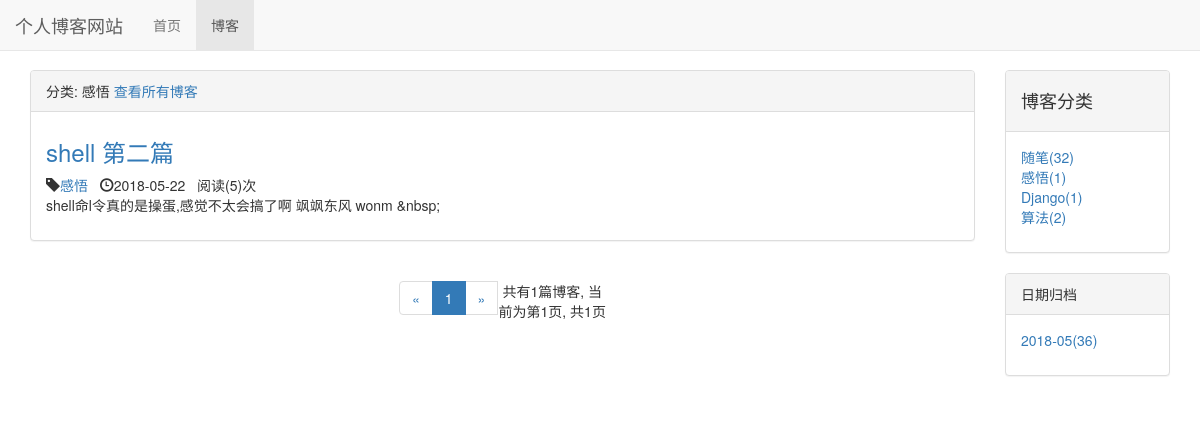
Page /blog/type/2 on the committed database.
### blog/models.py (models this page shows, shortened)
class BlogType(models.Model):
    type_name = models.CharField(max_length=15)
    def __str__(self):
        return self.type_name

class Blog(models.Model):
    title = models.CharField(max_length=40)
    content = RichTextUploadingField()
    blog_type = models.ForeignKey(BlogType,on_delete=models.DO_NOTHING)
    author = models.ForeignKey(User,on_delete=models.DO_NOTHING)
    created_time = models.DateTimeField(auto_now_add=True)
    last_updated_time = models.DateTimeField(auto_now=True)
    def read_num(self):
        return self.readnum.read_num
    class Meta:
        ordering =['-created_time']

class ReadNum(models.Model):
    read_num = models.IntegerField(default=0)
    blog = models.OneToOneField(Blog, on_delete=models.DO_NOTHING)

### blog/views.py (the view)
# urls.py: path('type/<int:blog_type_pk>',views.blogs_with_type,name="blogs_with_type"),   #博客类型
def blogs_with_type(request , blog_type_pk):
    blog_type = get_object_or_404(BlogType,pk=blog_type_pk)
    blogs_all_list = Blog.objects.filter(blog_type=blog_type)
    context = blog_list_common_data(request, blogs_all_list)
    context['blog_type'] = blog_type
    return  render_to_response('blog/blogs_with_type.html', context)

### blog/templates/blog/blogs_with_type.html (shortened to what this page needs)
{% extends 'blog/blog_list.html' %}
{% block blog_list_title %}
    分类: {{ blog_type.type_name }}
       <a href="{% url 'blog_list' %}">查看所有博客</a>
{% endblock %}

### blog/templates/blog/blog_list.html (shortened to what this page needs)
{% extends  'base.html' %}
{% block  nav_blog_active%}active{% endblock %}
{% load staticfiles %}
{% block header_extends %}
    <link rel="stylesheet" href="{% static 'blog/blog.css' %}">
{% endblock %}
{% block content%}
    <div class="container">
        <div class="row">
            <div class=" col-xs-12 col-sm-8 col-md-9 col-lg-10">
                <div class="panel panel-default">
                    <div class="panel-heading"> {% block blog_list_title %}{% endblock %}
                    </div>
                    <div class="panel-body">
                        {% for blog in blogs %}
                            <div class="blog">
                                 <h3><a href="{% url 'blog_detail' blog.pk %}">{{ blog.title }}</a></h3>
                                <p class="blog-info">
                                    <span class="glyphicon glyphicon-tag"></span><a href="{%  url 'blogs_with_type' blog.blog_type.pk %}">{{ blog.blog_type }}</a>&nbsp;&nbsp;
                                    <span class="glyphicon glyphicon-time"></span>{{ blog.created_time|date:"Y-m-d " }}&nbsp;&nbsp;阅读({{ blog.read_num }})次
                                </p>
                                 <p>{{ blog.content|striptags|truncatechars:120 }}</p>
                            </div>
                        {% empty %}
                            <div class="blog">
                                <h3>暂无博客,敬请期待</h3>
                            </div>
                        {% endfor %}
                    </div>
                </div>
                <div class="paginator">
                      <ul class="pagination">
                            <li>
                                {% if page_of_blogs.has_previous %}
                                    <a href="?page={{ page_of_blogs.previous_page_number }}" aria-label="Previous">
                                       <span aria-hidden="true">&laquo;</span>
                                    </a>
                                {% else %}
                                    <span aria-hidden="true">&laquo;</span>
                                {% endif %}
                            </li>
                                 {% for page_num in page_range%}
                                     {% if  page_num == page_of_blogs.number%}
                                         <li class="active"><span>{{ page_num }}</span></li>
                                     {% else %}
                                         {% if page_num == '...'%}
                                            <li ><span>{{ page_num }}</span></li>
                                         {% else %}
                                              <li><a href="?page={{ page_num }}">{{ page_num }}</a></li>
                                         {% endif %}
                                     {% endif %}
                                 {% endfor %}
                            <li>
                                {% if page_of_blogs.has_next %}
                                  <a href="?page={{ page_of_blogs.next_page_number }}" aria-label="Next">
                                    <span aria-hidden="true">&raquo;</span>
                                  </a>
                                {% else %}
                                    <span aria-hidden="true">&raquo;</span>
                                {% endif %}
                            </li>
                             <p>
                                 共有{{ page_of_blogs.paginator.count}}篇博客,
                                 当前为第{{ page_of_blogs.number }}页,
                                 共{{ page_of_blogs.paginator.num_pages }}页
                             </p>
                      </ul>
                </div>
            </div>
            <div class=" hidden-xs col-sm-4 col-md-3 col-lg-2">
                <div class="panel panel-default">
                    <div class="panel-heading">
                        <h4>博客分类</h4>
                    </div>
                    <div class="panel-body">
                        <ul  class="blog-types" >
                             {% for blogtype in blog_types %}
                                 <li><a href="{%  url 'blogs_with_type' blogtype.pk %}">{{ blogtype.type_name }}({{ blogtype.blog_count }})</a></li>
                                {% empty %}
                                 <li>暂无分类</li>
                             {% endfor %}
                        </ul>
                    </div>
                </div>
                <div class="panel panel-default">
                    <div class="panel-heading">日期归档</div>
                    <div class="panel-body">
                        <ul  >
                            {% for blog_date,blog_count in blog_dates.items %}
                                <li>
                                    <a href="{% url 'blogs_with_date' blog_date.year blog_date.month %}">
                                        {{ blog_date|date:'Y-m' }}({{ blog_count }})
                                    </a>
                                </li>
                            {% endfor %}
                        </ul>
                    </div>
                </div>
            </div>
        </div>
    </div>
{% endblock %}

### templates/static/base.css (style rules this page uses)
* { margin: 0; padding: 0; }
ul { list-style-type: none; }

### blog/static/blog/blog.css (style rules this page uses)
ul.blog-types { list-style-type: none; }
div.blog h3 { margin-top: 0.5em; }
div.blog p.blog-info { margin-bottom: 0; }
div.paginator { text-align:center; }

### rows in the picture
BlogType: type_name "感悟", blog_count "1"
Blog: title "shell 第二篇", blog_type "感悟", created_time "2018-05-22", read_num "5", content "shell命l令真的是操蛋,感觉不太会搞了啊 飒飒东风 wonm &nbsp;"
BlogType: type_name "随笔", blog_count "32"
BlogType: type_name "Django", blog_count "1"
BlogType: type_name "算法", blog_count "2"

### other values in the picture
{{ page_num }} "1"
{{ page_of_blogs.paginator.count }} "1"
{{ page_of_blogs.number }} "1"
{{ page_of_blogs.paginator.num_pages }} "1"
{{ blog_date|date:'Y-m' }} "2018-05"
{{ blog_count }} "36"
